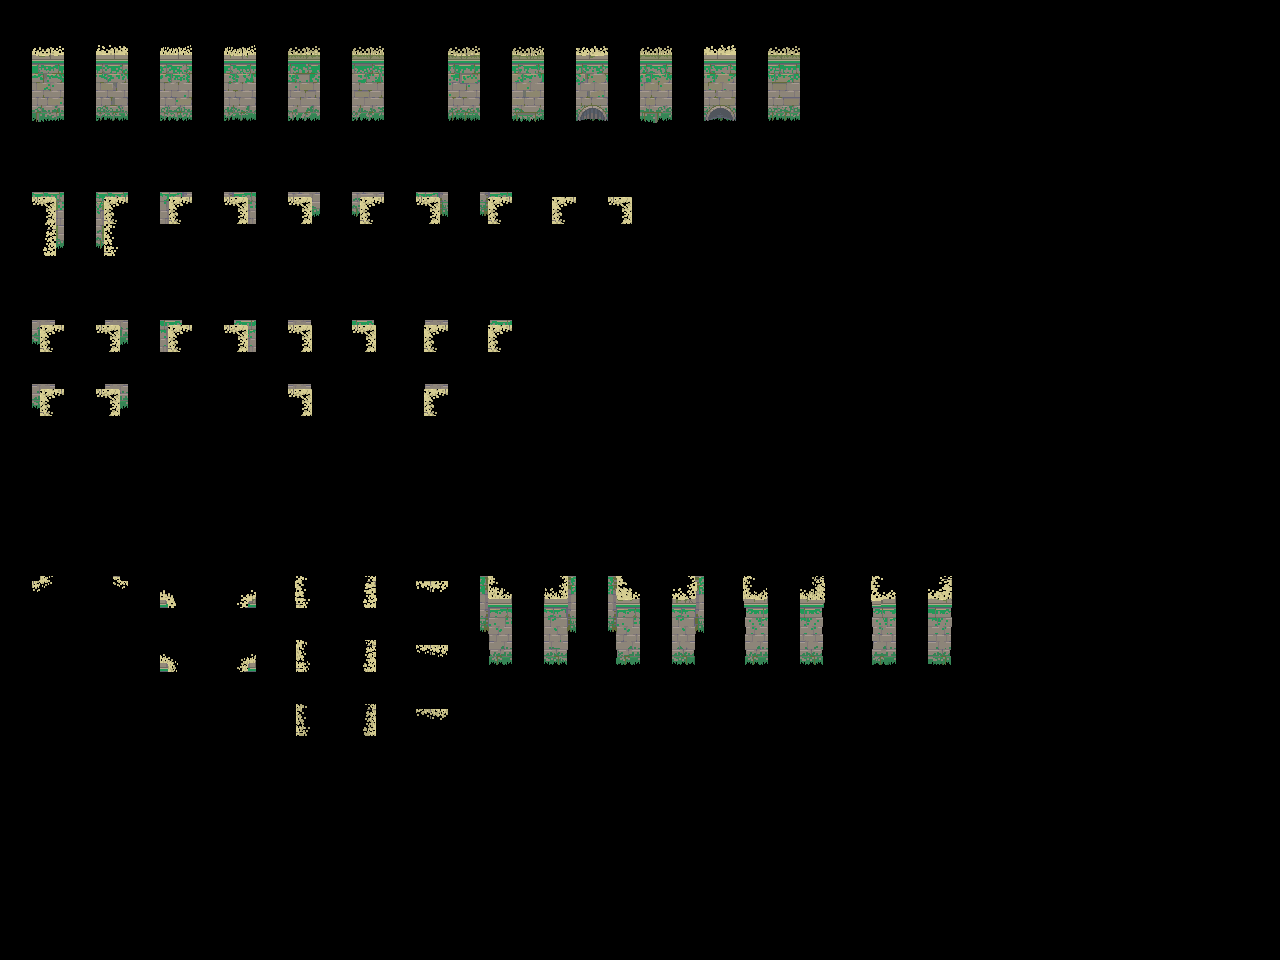

A 2D game scene composited from a Tiled map and its tileset images. What follows is a short description and the map's XML, with every tile layer's data as written:
An orthogonal 40x30 tile map with 32x32 px tiles, 2 tile layers (input_walls, output_walls) and 5 objects.

<map version="1.9" tiledversion="1.9.2" orientation="orthogonal" renderorder="right-down" width="40" height="30" tilewidth="32" tileheight="32" infinite="0" nextlayerid="4" nextobjectid="7">
 <properties>
  <property name="MatchInOrder" type="bool" value="true" />
 </properties>
 <tileset firstgid="1" source="../Tilesets/Ancient Ruins-Tileset - wall 3-transp.tsx" />
 <layer id="1" name="input_walls" width="40" height="30" opacity="0.83">
  <data encoding="csv">
0,0,0,0,0,0,0,0,0,0,0,0,0,0,0,0,0,0,0,0,0,0,0,0,0,0,0,0,0,0,0,0,0,0,0,0,0,0,0,0,
0,67,0,67,0,67,0,67,0,67,0,67,0,0,67,0,67,0,67,0,67,0,67,0,67,0,0,0,0,0,0,0,0,0,0,0,0,0,0,0,
0,83,0,83,0,83,0,83,0,83,0,83,0,0,83,0,83,0,83,0,83,0,83,0,83,0,0,0,0,0,0,0,0,0,0,0,0,0,0,0,
0,99,0,99,0,99,0,99,0,99,0,99,0,0,99,0,99,0,99,0,99,0,99,0,99,0,0,0,0,0,0,0,0,0,0,0,0,0,0,0,
0,0,0,0,0,0,0,0,0,0,0,0,0,0,0,0,0,0,0,0,0,0,0,0,0,0,0,0,0,0,0,0,0,0,0,0,0,0,0,0,
0,0,0,0,0,0,0,0,0,0,0,0,0,0,0,0,0,0,0,0,0,0,0,0,0,0,0,0,0,0,0,0,0,0,0,0,0,0,0,0,
0,6,0,8,0,12,0,44,0,38,0,40,0,58,0,74,0,17,0,21,0,0,0,0,0,0,0,0,0,0,0,0,0,0,0,0,0,0,0,0,
0,22,0,24,0,0,0,0,0,0,0,0,0,0,0,0,0,0,0,0,0,0,0,0,0,0,0,0,0,0,0,0,0,0,0,0,0,0,0,0,
0,0,0,0,0,0,0,0,0,0,0,0,0,0,0,0,0,0,0,0,0,0,0,0,0,0,0,0,0,0,0,0,0,0,0,0,0,0,0,0,
0,0,0,0,0,0,0,0,0,0,0,0,0,0,0,0,0,0,0,0,0,0,0,0,0,0,0,0,0,0,0,0,0,0,0,0,0,0,0,0,
0,76,0,108,0,109,0,125,0,102,0,118,0,104,0,120,0,0,0,0,0,0,0,0,0,0,0,0,0,0,0,0,0,0,0,0,0,0,0,0,
0,0,0,0,0,0,0,0,0,0,0,0,0,0,0,0,0,0,0,0,0,0,0,0,0,0,0,0,0,0,0,0,0,0,0,0,0,0,0,0,
0,30,0,29,0,0,0,0,0,13,0,0,0,15,0,0,0,0,0,0,0,0,0,0,0,0,0,0,0,0,0,0,0,0,0,0,0,0,0,0,
0,0,0,0,0,0,0,0,0,0,0,0,0,0,0,0,0,0,0,0,0,0,0,0,0,0,0,0,0,0,0,0,0,0,0,0,0,0,0,0,
0,0,0,0,0,0,0,0,0,0,0,0,0,0,0,0,0,0,0,0,0,0,0,0,0,0,0,0,0,0,0,0,0,0,0,0,0,0,0,0,
0,0,0,0,0,0,0,0,0,0,0,0,0,0,0,0,0,0,0,0,0,0,0,0,0,0,0,0,0,0,0,0,0,0,0,0,0,0,0,0,
0,0,0,0,0,0,0,0,0,0,0,0,0,0,0,0,0,0,0,0,0,0,0,0,0,0,0,0,0,0,0,0,0,0,0,0,0,0,0,0,
0,0,0,0,0,0,0,0,0,0,0,0,0,0,0,0,0,0,0,0,0,0,0,0,0,0,0,0,0,0,0,0,0,0,0,0,0,0,0,0,
0,18,0,20,0,50,0,52,0,33,0,37,0,3,0,66,0,68,0,66,0,68,0,49,0,53,0,49,0,53,0,0,0,0,0,0,0,0,0,0,
0,0,0,0,0,0,0,0,0,0,0,0,0,0,0,82,0,84,0,82,0,84,0,65,0,69,0,65,0,69,0,0,0,0,0,0,0,0,0,0,
0,0,0,0,0,50,0,52,0,33,0,37,0,3,0,98,0,100,0,98,0,100,0,81,0,85,0,81,0,85,0,0,0,0,0,0,0,0,0,0,
0,0,0,0,0,0,0,0,0,0,0,0,0,0,0,0,0,0,0,0,0,0,0,0,0,0,0,0,0,0,0,0,0,0,0,0,0,0,0,0,
0,0,0,0,0,0,0,0,0,33,0,37,0,3,0,0,0,0,0,0,0,0,0,0,0,0,0,0,0,0,0,0,0,0,0,0,0,0,0,0,
0,0,0,0,0,0,0,0,0,0,0,0,0,0,0,0,0,0,0,0,0,0,0,0,0,0,0,0,0,0,0,0,0,0,0,0,0,0,0,0,
0,0,0,0,0,0,0,0,0,0,0,0,0,0,0,0,0,0,0,0,0,0,0,0,0,0,0,0,0,0,0,0,0,0,0,0,0,0,0,0,
0,0,0,0,0,0,0,0,0,0,0,0,0,0,0,0,0,0,0,0,0,0,0,0,0,0,0,0,0,0,0,0,0,0,0,0,0,0,0,0,
0,0,0,0,0,0,0,0,0,0,0,0,0,0,0,0,0,0,0,0,0,0,0,0,0,0,0,0,0,0,0,0,0,0,0,0,0,0,0,0,
0,0,0,0,0,0,0,0,0,0,0,0,0,0,0,0,0,0,0,0,0,0,0,0,0,0,0,0,0,0,0,0,0,0,0,0,0,0,0,0,
0,0,0,0,0,0,0,0,0,0,0,0,0,0,0,0,0,0,0,0,0,0,0,0,0,0,0,0,0,0,0,0,0,0,0,0,0,0,0,0,
0,0,0,0,0,0,0,0,0,0,0,0,0,0,0,0,0,0,0,0,0,0,0,0,0,0,0,0,0,0,0,0,0,0,0,0,0,0,0,0
</data>
 </layer>
 <layer id="2" name="output_walls" width="40" height="30">
  <data encoding="csv">
0,0,0,0,0,0,0,0,0,0,0,0,0,0,0,0,0,0,0,0,0,0,0,0,0,0,0,0,0,0,0,0,0,0,0,0,0,0,0,0,
0,145,0,146,0,147,0,148,0,149,0,150,0,0,152,0,153,0,154,0,155,0,156,0,157,0,0,0,0,0,0,0,0,0,0,0,0,0,0,0,
0,161,0,162,0,163,0,164,0,165,0,166,0,0,168,0,169,0,170,0,171,0,172,0,173,0,0,0,0,0,0,0,0,0,0,0,0,0,0,0,
0,177,0,178,0,179,0,180,0,181,0,182,0,0,184,0,185,0,186,0,187,0,188,0,189,0,0,0,0,0,0,0,0,0,0,0,0,0,0,0,
0,0,0,0,0,0,0,0,0,0,0,0,0,0,0,0,0,0,0,0,0,0,0,0,0,0,0,0,0,0,0,0,0,0,0,0,0,0,0,0,
0,0,0,0,0,0,0,0,0,0,0,0,0,0,0,0,0,0,0,0,0,0,0,0,0,0,0,0,0,0,0,0,0,0,0,0,0,0,0,0,
0,7,0,9,0,28,0,60,0,39,0,41,0,59,0,75,0,2,0,4,0,0,0,0,0,0,0,0,0,0,0,0,0,0,0,0,0,0,0,0,
0,23,0,25,0,0,0,0,0,0,0,0,0,0,0,0,0,0,0,0,0,0,0,0,0,0,0,0,0,0,0,0,0,0,0,0,0,0,0,0,
0,0,0,0,0,0,0,0,0,0,0,0,0,0,0,0,0,0,0,0,0,0,0,0,0,0,0,0,0,0,0,0,0,0,0,0,0,0,0,0,
0,0,0,0,0,0,0,0,0,0,0,0,0,0,0,0,0,0,0,0,0,0,0,0,0,0,0,0,0,0,0,0,0,0,0,0,0,0,0,0,
0,92,0,124,0,110,0,126,0,103,0,119,0,105,0,121,0,0,0,0,0,0,0,0,0,0,0,0,0,0,0,0,0,0,0,0,0,0,0,0,
0,0,0,0,0,0,0,0,0,0,0,0,0,0,0,0,0,0,0,0,0,0,0,0,0,0,0,0,0,0,0,0,0,0,0,0,0,0,0,0,
0,46,0,45,0,0,0,0,0,14,0,0,0,16,0,0,0,0,0,0,0,0,0,0,0,0,0,0,0,0,0,0,0,0,0,0,0,0,0,0,
0,0,0,0,0,0,0,0,0,0,0,0,0,0,0,0,0,0,0,0,0,0,0,0,0,0,0,0,0,0,0,0,0,0,0,0,0,0,0,0,
0,0,0,0,0,0,0,0,0,0,0,0,0,0,0,0,0,0,0,0,0,0,0,0,0,0,0,0,0,0,0,0,0,0,0,0,0,0,0,0,
0,0,0,0,0,0,0,0,0,0,0,0,0,0,0,0,0,0,0,0,0,0,0,0,0,0,0,0,0,0,0,0,0,0,0,0,0,0,0,0,
0,0,0,0,0,0,0,0,0,0,0,0,0,0,0,0,0,0,0,0,0,0,0,0,0,0,0,0,0,0,0,0,0,0,0,0,0,0,0,0,
0,0,0,0,0,0,0,0,0,0,0,0,0,0,0,0,0,0,0,0,0,0,0,0,0,0,0,0,0,0,0,0,0,0,0,0,0,0,0,0,
0,193,0,194,0,209,0,210,0,195,0,196,0,197,0,198,0,199,0,200,0,201,0,202,0,203,0,204,0,205,0,0,0,0,0,0,0,0,0,0,
0,0,0,0,0,0,0,0,0,0,0,0,0,0,0,214,0,215,0,216,0,217,0,218,0,219,0,220,0,221,0,0,0,0,0,0,0,0,0,0,
0,0,0,0,0,225,0,226,0,211,0,212,0,213,0,230,0,231,0,232,0,233,0,234,0,235,0,236,0,237,0,0,0,0,0,0,0,0,0,0,
0,0,0,0,0,0,0,0,0,0,0,0,0,0,0,0,0,0,0,0,0,0,0,0,0,0,0,0,0,0,0,0,0,0,0,0,0,0,0,0,
0,0,0,0,0,0,0,0,0,227,0,228,0,229,0,0,0,0,0,0,0,0,0,0,0,0,0,0,0,0,0,0,0,0,0,0,0,0,0,0,
0,0,0,0,0,0,0,0,0,0,0,0,0,0,0,0,0,0,0,0,0,0,0,0,0,0,0,0,0,0,0,0,0,0,0,0,0,0,0,0,
0,0,0,0,0,0,0,0,0,0,0,0,0,0,0,0,0,0,0,0,0,0,0,0,0,0,0,0,0,0,0,0,0,0,0,0,0,0,0,0,
0,0,0,0,0,0,0,0,0,0,0,0,0,0,0,0,0,0,0,0,0,0,0,0,0,0,0,0,0,0,0,0,0,0,0,0,0,0,0,0,
0,0,0,0,0,0,0,0,0,0,0,0,0,0,0,0,0,0,0,0,0,0,0,0,0,0,0,0,0,0,0,0,0,0,0,0,0,0,0,0,
0,0,0,0,0,0,0,0,0,0,0,0,0,0,0,0,0,0,0,0,0,0,0,0,0,0,0,0,0,0,0,0,0,0,0,0,0,0,0,0,
0,0,0,0,0,0,0,0,0,0,0,0,0,0,0,0,0,0,0,0,0,0,0,0,0,0,0,0,0,0,0,0,0,0,0,0,0,0,0,0,
0,0,0,0,0,0,0,0,0,0,0,0,0,0,0,0,0,0,0,0,0,0,0,0,0,0,0,0,0,0,0,0,0,0,0,0,0,0,0,0
</data>
 </layer>
 <objectgroup id="3" name="rule_options" offsetx="-10.6667" offsety="-16.6667">
  <object id="1" x="22" y="28" width="131" height="124.667">
   <properties>
    <property name="Disabled" type="bool" value="false" />
    <property name="Probability" type="float" value="0.4" />
   </properties>
  </object>
  <object id="2" x="28" y="180.667" width="917.333" height="320">
   <properties>
    <property name="Disabled" type="bool" value="false" />
    <property name="Probability" type="float" value="0.25" />
   </properties>
  </object>
  <object id="4" x="29.6667" y="568.333" width="955" height="205">
   <properties>
    <property name="Probability" type="float" value="0.25" />
   </properties>
  </object>
  <object id="5" x="448.667" y="28.6667" width="497" height="129">
   <properties>
    <property name="Probability" type="float" value="0.15" />
   </properties>
  </object>
  <object id="6" x="162.667" y="29" width="243.333" height="123.667">
   <properties>
    <property name="Probability" type="float" value="0.25" />
   </properties>
  </object>
 </objectgroup>
</map>
